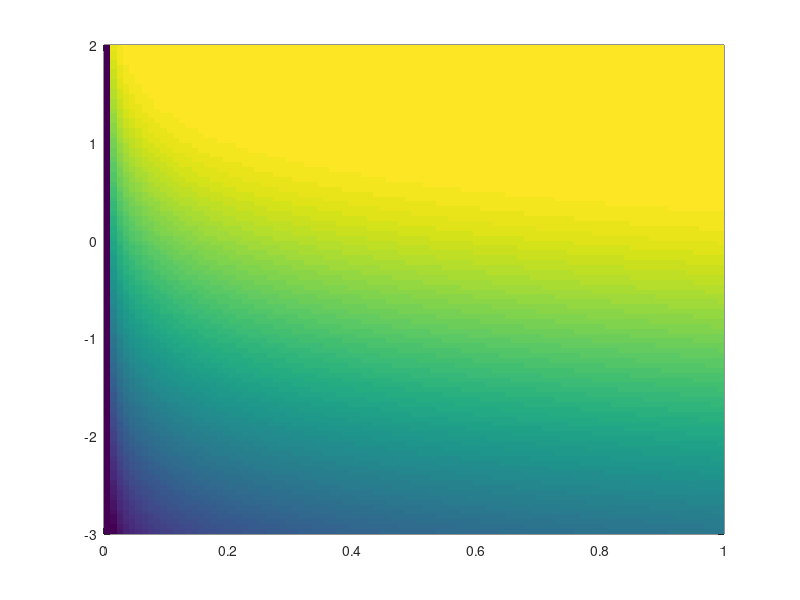

Recreate this plot in MATLAB. (Note: this script raises an error after producing the figure.)
%% test readsnapshot, dependence of protein content on degradation rate

% func = @(Jp,k,t) Jp.*(1-exp(-k*t))./k;
func = @(Jp,k,t) Jp.*(1-exp(-k*t));


%%
tvals = linspace(0,1,100);
kvals = logspace(-3,2,101)';
Jp = 1;
fluxout = func(Jp,kvals,tvals);
%%
pcolor(tvals,log10(kvals),log10(fluxout))
% pcolor(tvals,kvals,fluxout)
shading flat
plot_cleanup
xlabel('time')
ylabel('decay rate')
colorbar('TickLabelInterpreter','latex')
%%
semilogx(kvals,fluxout(:,end))
plot_cleanup
xlim([min(kvals),max(kvals)])
%%
xvals = linspace(0,1e1,1e3);
plot(xvals,lognpdf(xvals))
plot_cleanup
xlabel('time since start of quarantine')
ylabel('time spent playing poker/ludo/skribbl')
